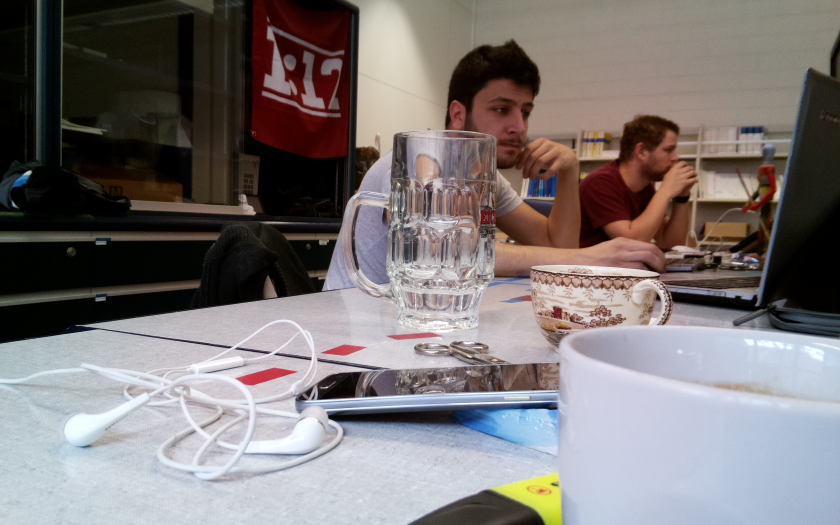
#> input picture Code/Birdview/line.jpg, 1680 x 1050 px (shown at 1/2 size)
$ python birdview.py
#> lines starting #> are read from the running program, lines starting #| are printed output that depends on the picture
import numpy as np
import cv2
import glob
import matplotlib.pyplot as plt

img1 = cv2.imread("line.jpg", cv2.IMREAD_COLOR)
#> img1 is the input picture: shape (1050, 1680, 3); mean B, G, R 118.2, 118.6, 124.6
src = np.float32([[500,550],[250,1050],[1400,1050],[1250,550]])
#src = np.float32([[1250,1050],[1250,550],[250,550],[250,1050]])
dst = np.float32([[100,0],[0,720],[500,720],[500,0]])
#dst = np.float32([[500,720],[500,0],[0,0],[0,720]])

M = cv2.getPerspectiveTransform(src,dst)
Minv = cv2.getPerspectiveTransform(dst,src)

img_size = (img1.shape[1],img1.shape[0])
#> img_size = (1680, 1050)
warp = cv2.warpPerspective(img1.copy(), M, img_size)
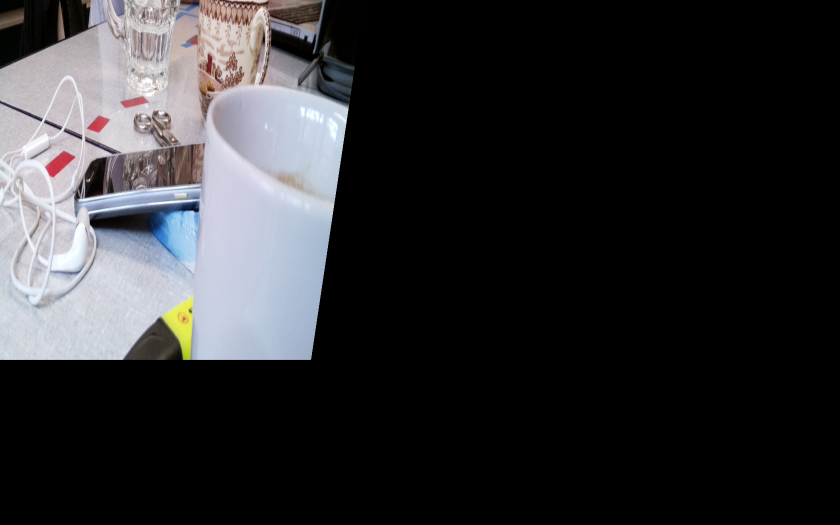
#> warp: shape (1050, 1680, 3) (shown at 1/2 size); mean B, G, R 48.7, 46.5, 46.6
#cv2.imshow('transform',warp)

plt.figure(figsize=(10,8))
plt.subplot(2,1,1)
plt.title('orginal')
fig = plt.imshow(img1)
plt.scatter(500,550,zorder=1)
plt.scatter(250,1050,zorder=1)
plt.scatter(1400,1050,zorder=1)
plt.scatter(1250,550,zorder=1)
plt.subplot(2,1,2)
fig = plt.imshow(warp)
plt.show()
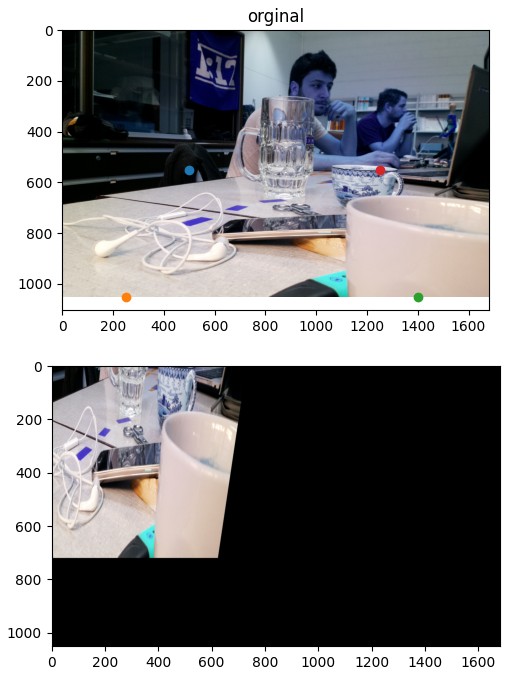
#> figure drawn by matplotlib, 2 panels; B, G, R data is drawn as R, G, B

cv2.waitKey(0)
cv2.destroyAllWindows()
